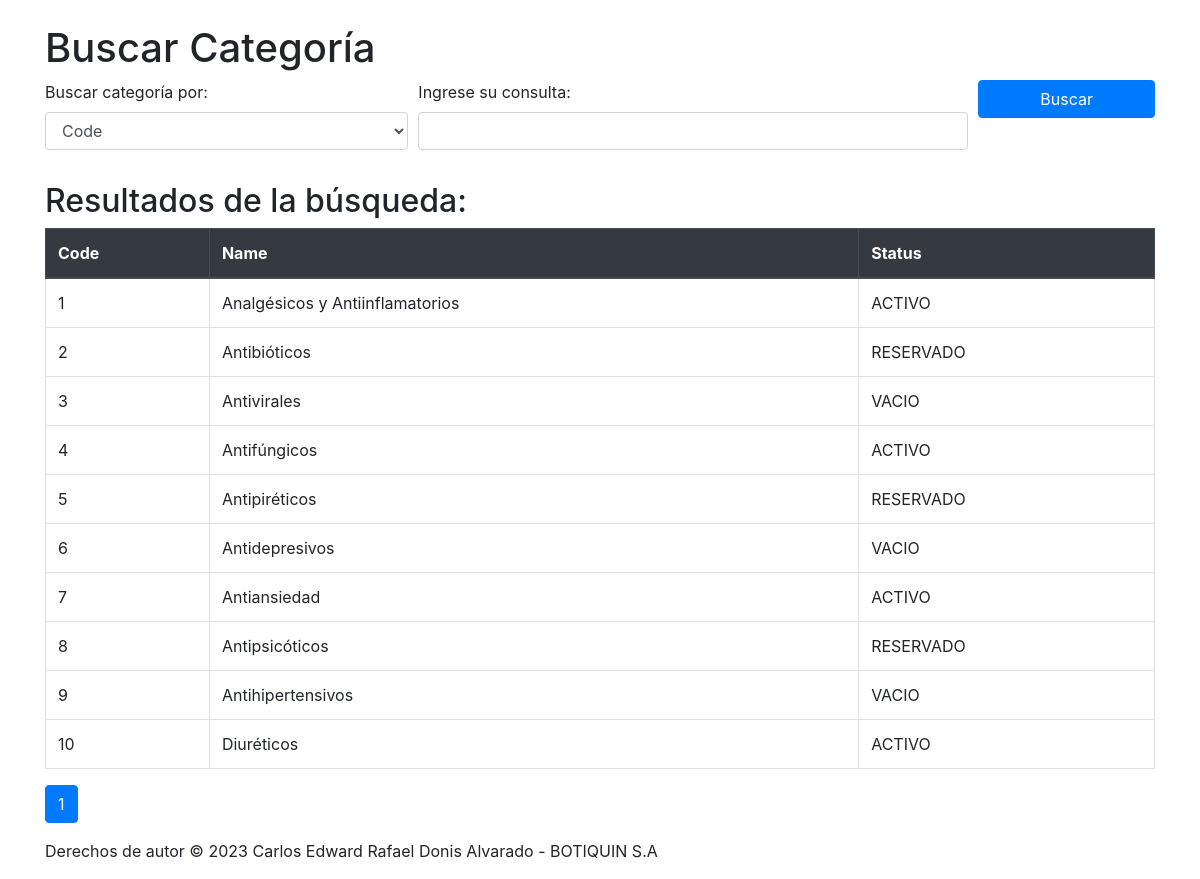
Screenshot of /Menu/buscar_categoria.php (signed in) with the database file from the repository.
### tables this page shows
CREATE TABLE
    IF NOT EXISTS Categories (
        Code INT NOT NULL AUTO_INCREMENT PRIMARY KEY,
        Name VARCHAR(100) NOT NULL,
        Status VARCHAR(30) NOT NULL,
        Entry_Date DATE NOT NULL,
        Exit_Date DATE NOT NULL
    );

### Menu/buscar_categoria.php (the view, shortened to what this page needs)
<!DOCTYPE html>
<html>
<head>
    <link rel="stylesheet" href="https://maxcdn.bootstrapcdn.com/bootstrap/4.5.2/css/bootstrap.min.css">
    <link rel="stylesheet" href="https://cdnjs.cloudflare.com/ajax/libs/font-awesome/5.15.3/css/all.min.css">
</head>
<body>
    <div class="container">
        <h1 class="mt-4">Buscar Categoría</h1>
        <form action="<?php echo htmlspecialchars($_SERVER["PHP_SELF"]); ?>" method="GET" class="mb-3">
            <div class="form-row">
                <div class="form-group col-md-4">
                    <label for="searchField">Buscar categoría por:</label>
                    <select class="form-control" id="searchField" name="searchField">
                        <option value="Code">Code</option>
                    </select>
                </div>
                <div class="form-group col-md-6">
                    <label for="query">Ingrese su consulta:</label>
                    <input type="text" class="form-control" name="query">
                </div>
                <div class="form-group col-md-2">
                    <button type="submit" class="btn btn-primary btn-block">Buscar</button>
                </div>
            </div>
        </form>
        <h2>Resultados de la búsqueda:</h2>
        <?php
        $servername = "localhost";
        $username = "root";
        $password = "";
        $dbname = "botiquin_sa";
        $conn = new mysqli($servername, $username, $password, $dbname);
        $results_per_page = 10;
        if (!isset($_GET['page'])) {
            $page = 1;
        } else {
            $page = $_GET['page'];
        }
        $offset = ($page - 1) * $results_per_page;
        $search_query = "";
        $search_field = "Name";
        $sql = "SELECT * FROM categories WHERE $search_field LIKE '%" . $search_query . "%' LIMIT $offset, $results_per_page";
        $result = $conn->query($sql);
        if ($result->num_rows > 0) {
            echo "<table class='table table-bordered'>";
            echo "<thead class='thead-dark'><tr><th>Code</th><th>Name</th><th>Status</th></tr></thead>";
            while ($row = $result->fetch_assoc()) {
                echo "<tr>";
                echo "<td>" . $row["Code"] . "</td>";
                echo "<td>" . $row["Name"] . "</td>";
                echo "<td>" . $row["Status"] . "</td>";
                echo "</tr>";
            }
            echo "</table>";
            $sql = "SELECT COUNT(*) AS total FROM categories WHERE $search_field LIKE '%" . $search_query . "%'";
            $result = $conn->query($sql);
            $row = $result->fetch_assoc();
            $total_pages = ceil($row["total"] / $results_per_page);
            echo "<nav aria-label='Page navigation'>";
            echo "<ul class='pagination'>";
            for ($i = 1; $i <= $total_pages; $i++) {
                if ($i == $page) {
                    echo "<li class='page-item active'><span class='page-link'>$i</span></li>";
                } else {
                    echo "<li class='page-item'><a class='page-link' href='?query=$search_query&searchField=$search_field&page=$i'>$i</a></li>";
                }
            }
            echo "</ul>";
            echo "</nav>";
        } else {
            echo "<p>No se encontraron resultados para la búsqueda: " . $search_query . "</p>";
        }
        ?>
    </div>
</body>
<footer>
    <div class="container">
        <p>Derechos de autor &copy; 2023 Carlos Edward Rafael Donis Alvarado - BOTIQUIN S.A</p>
    </div>
</footer>
</html>

### rows the page displays
categories: Code "1", Name "Analgésicos y Antiinflamatorios", Status "ACTIVO"
categories: Code "2", Name "Antibióticos", Status "RESERVADO"
categories: Code "3", Name "Antivirales", Status "VACIO"
categories: Code "4", Name "Antifúngicos", Status "ACTIVO"
categories: Code "5", Name "Antipiréticos", Status "RESERVADO"
categories: Code "6", Name "Antidepresivos", Status "VACIO"
categories: Code "7", Name "Antiansiedad", Status "ACTIVO"
categories: Code "8", Name "Antipsicóticos", Status "RESERVADO"
categories: Code "9", Name "Antihipertensivos", Status "VACIO"
categories: Code "10", Name "Diuréticos", Status "ACTIVO"
